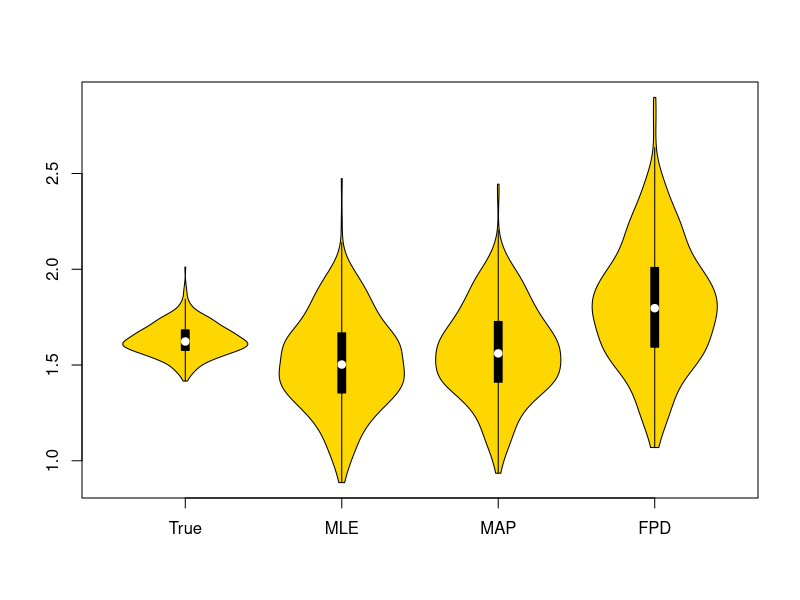
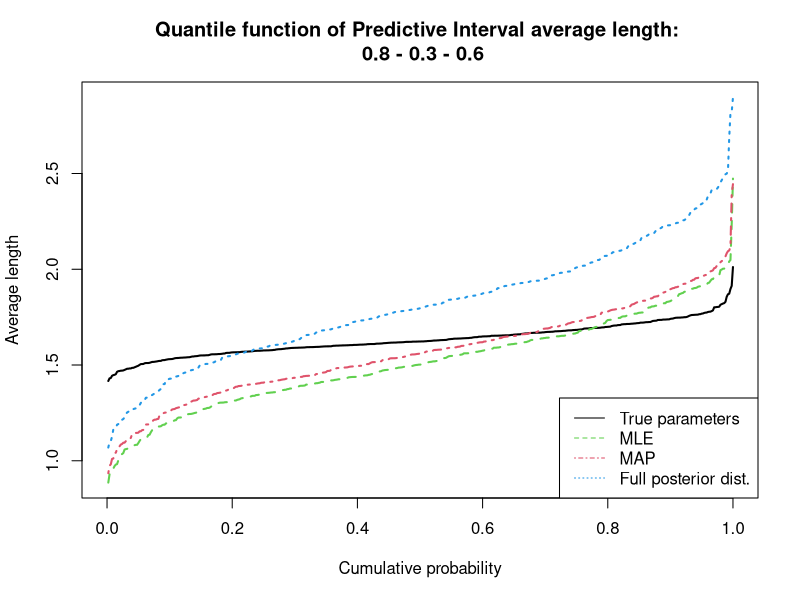

These charts were generated, in order, by the following R code:
LONGUEUR_CORRELATION <- scan("../longueur_correlation_vraie.txt")

NOM_VRAI <- "True parameters"
NOM_MLE <- "MLE"
NOM_MAP <- "MAP"
NOM_BAYESIEN <- "Full posterior dist."
NOM_BARYESIEN_APPROX <- NULL
TITRE_GRAPHE <- paste("Quantile function of Predictive Interval average length:", "\n", LONGUEUR_CORRELATION[1], "-", LONGUEUR_CORRELATION[2], "-", LONGUEUR_CORRELATION[3])
LEGENDE_ABSCISSES <- "Cumulative probability"
LEGENDE_ORDONNEES <- "Average length"

Longueurs_moyennes_intervalles_pari <- read.table("matrice_longueurs_moyennes_intervalles_pari.txt", as.is = TRUE)
    
Longueurs_moyennes_intervalles_pari_VRAI <- sort(Longueurs_moyennes_intervalles_pari[,1],decreasing=FALSE)
Longueurs_moyennes_intervalles_pari_MLE <- sort(Longueurs_moyennes_intervalles_pari[,2],decreasing=FALSE)
Longueurs_moyennes_intervalles_pari_MAP <- sort(Longueurs_moyennes_intervalles_pari[,3],decreasing=FALSE)
Longueurs_moyennes_intervalles_pari_BAYES <- sort(Longueurs_moyennes_intervalles_pari[,4],decreasing=FALSE)



##Creation du plot : longueur moyenne de l'interalle de pari (MLE,MAP ou full-bayésien) en fonction de la longeur moyenne de l'intervalle de pari juste.

library(vioplot)
vioplot(Longueurs_moyennes_intervalles_pari_VRAI, Longueurs_moyennes_intervalles_pari_MLE, Longueurs_moyennes_intervalles_pari_MAP,Longueurs_moyennes_intervalles_pari_BAYES,  names=c("True", "MLE", "MAP", "FPD"),col="gold")

dev.copy(pdf,"Violon_longueurs_moyennes_intervalles_pari.pdf")
dev.off()

 
#plot(x=c(min(Longueurs_moyennes_intervalles_pari_VRAI),max(Longueurs_moyennes_intervalles_pari_VRAI)),y=c(min(Longueurs_moyennes_intervalles_pari),max(Longueurs_moyennes_intervalles_pari)), type="n", main=TITRE_GRAPHE, xlab=LEGENDE_ABSCISSES, ylab=LEGENDE_ORDONNEES)
plot(x=c(0,1),y=c(min(Longueurs_moyennes_intervalles_pari),max(Longueurs_moyennes_intervalles_pari)), type="n", main=TITRE_GRAPHE, xlab=LEGENDE_ABSCISSES, ylab=LEGENDE_ORDONNEES)
abscisses <- 1/nrow(Longueurs_moyennes_intervalles_pari) * 1:nrow(Longueurs_moyennes_intervalles_pari)
lines(abscisses, Longueurs_moyennes_intervalles_pari_VRAI ,col=1, lwd=2, lty=1)
    lines(abscisses, Longueurs_moyennes_intervalles_pari_MLE ,col=3, lwd=2, lty=2)
    lines(abscisses, Longueurs_moyennes_intervalles_pari_MAP ,col=2, lwd=2, lty=4)
    lines(abscisses, Longueurs_moyennes_intervalles_pari_BAYES, col=4, lwd=2, lty=3)
    #lines(abscisses, Frequences_appartient_intervalle_pari_BAYES_APPROX, col=4, lty=3, lwd=1)
legende <- c(NOM_VRAI,NOM_MLE,NOM_MAP,NOM_BAYESIEN)
lwd <- 2*c(1,1,1,1)
lty <- c(1,2,4,3)
col <- c(1,3,2,4)
legend("bottomright", legende, lty=lty, col=col)
dev.copy(pdf,"Quantile_longueurs_moyennes_intervalles_pari.pdf")
dev.off()
